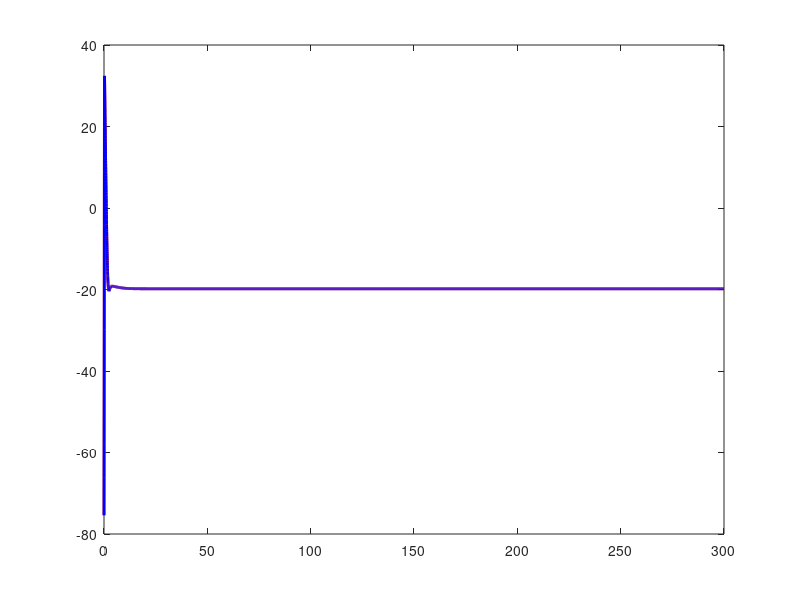

Reproduce this figure in MATLAB.
%Fourth Order Runge-Kutta for N-Dimensional Systemsclear all; hold off;whitebg('w');Total_Neurons = 8;  %Solve for this number of interacting NeuronsDT = 0.02;  %Time increment as fraction of time constantFinal_Time = 300;   %Final time value for calculationLast = Final_Time/DT + 1;  %Last time stepTime = DT*[0:Last-1];  %Time vectorTau = 0.97;  %Neural time constants in msecTauR = 5.6;WTS = [1 2 2 1];  %Runge-Kutta Coefficient weightsfor NU = 1:Total_Neurons;  %Initialize	X(NU, :) = zeros(1, Last);  %Vector to store response of Neuron #1	K(NU, :) = zeros(1, 4);  %Runge-Kutta terms		Weights(NU, :) = WTS;  %Make into matrix for efficiency in main loopend;X(1, 1) = -0.754;  %Initial conditions here if different from zeroX(2, 1) = 0.279;  %Initial conditions here if different from zeroX(3, 1) = -0.754;  %Initial conditions here if different from zeroX(4, 1) = 0.279;  %Initial conditions here if different from zeroWt2 = [0 .5 .5 1];  %Second set of RK weightsrkIndex = [1 1 2 3];Stim1 = input('Stimulating current strength, neuron 1 (red) (0-2): ');Stim2 = input('Stimulating current strength, neuron 2 (blue) (0-2): ');ES = input('Excitatory synaptic conductance factor (0-10): ');%**********TauSyn = 2;  %IPSP time constant%**********SynThresh = -0.2*1.5;  %Threshold for IPSP conductance changeT1 = clock;ST = 10.6;for T = 2:Last;  for rk = 1:4  %Fourth Order Runge-Kutta	XH = X(:, T-1) + K(:, rkIndex(rk))*Wt2(rk); 	Tme =Time(T-1) + Wt2(rk)*DT;  %Time upgrade			K(1, rk) = DT/Tau*(-(17.81 + 47.58*XH(1) + 33.8*XH(1)^2)*(XH(1) - 0.48) - 26*XH(2)*(XH(1) + 0.95) + Stim1 - ES*XH(7)*(XH(1)));    	K(2, rk) = DT/TauR*(-XH(2) + 1.29*XH(1) + 0.79 + 3.3*(XH(1) + 0.38)^2);  	K(5, rk) = DT/TauSyn*(-XH(5) + (XH(3) > SynThresh));  	K(7, rk) = DT/TauSyn*(-XH(7) + XH(5));	K(3, rk) = DT/Tau*(-(17.81 + 47.58*XH(3) + 33.8*XH(3)^2)*(XH(3) - 0.48) - 26*XH(4)*(XH(3) + 0.95)+ Stim2 - ES*XH(8)*(XH(3)));    	K(4, rk) = DT/TauR*(-XH(4)+ 1.29*XH(3) + 0.79 + 3.3*(XH(3) + 0.38)^2);  	K(6, rk) = DT/TauSyn*(-XH(6) + (XH(1) > SynThresh));  	K(8, rk) = DT/TauSyn*(-XH(8) + XH(6)); end;	X(:, T) = X(:, T-1) + sum((Weights.*K)')'/6;end;Calculation_Time = etime(clock, T1)figure(1), ZA = plot(Time, 100*X(1, :), 'r-', Time, 100*X(3, :), 'b-'); set(ZA, 'LineWidth', 2)%VV = -0.9:0.01:1.5;%DVdt = -0.5*((1.37 + 3.67*VV + 2.51*VV.^2).*(VV - 0.55) - Stim1/13)./(VV + 0.92);%DRdt = 1.35*VV + 1.03;%Next lines calculate spike rateSpikes = (X(1, 1:Last - 1) < -0.2).*(X(1, 2:Last) >= -0.2);SpkTime = zeros(1, sum(Spikes));Nspk = 1;  %Number of spikefor T = 1:length(Spikes);  %Calculate spike rate for all interspike intervals	if Spikes(T) == 1; SpkTime(Nspk) = T*DT; Nspk = Nspk + 1; end;end;Final = length(SpkTime);Rates = 1000./(SpkTime(2:Final) - SpkTime(1:Final - 1));Leng = length(Rates);Red_Rate = mean(Rates(round(Leng/2):Leng))%Next lines calculate blue spike rateSpikes = (X(3, 1:Last - 1) < -0.2).*(X(3, 2:Last) >= -0.2);SpkTime = zeros(1, sum(Spikes));Nspk = 1;  %Number of spikefor T = 1:length(Spikes);  %Calculate spike rate for all interspike intervals	if Spikes(T) == 1; SpkTime(Nspk) = T*DT; Nspk = Nspk + 1; end;end;Final = length(SpkTime);BRates = 1000./(SpkTime(2:Final) - SpkTime(1:Final - 1));Leng = length(BRates);Blue_Rate = mean(BRates(round(Leng/2):Leng))